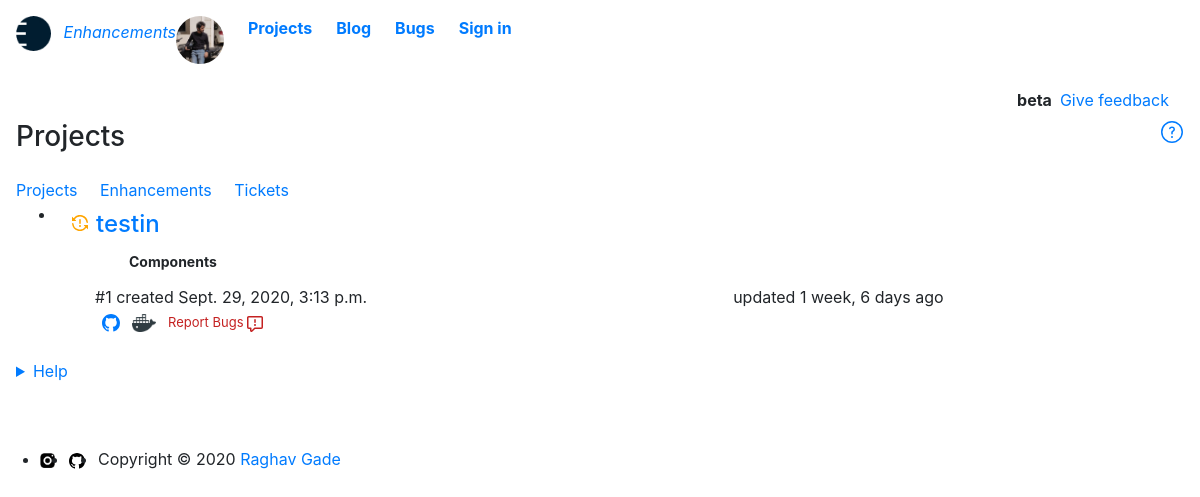
Page /projects on the earlier database version.
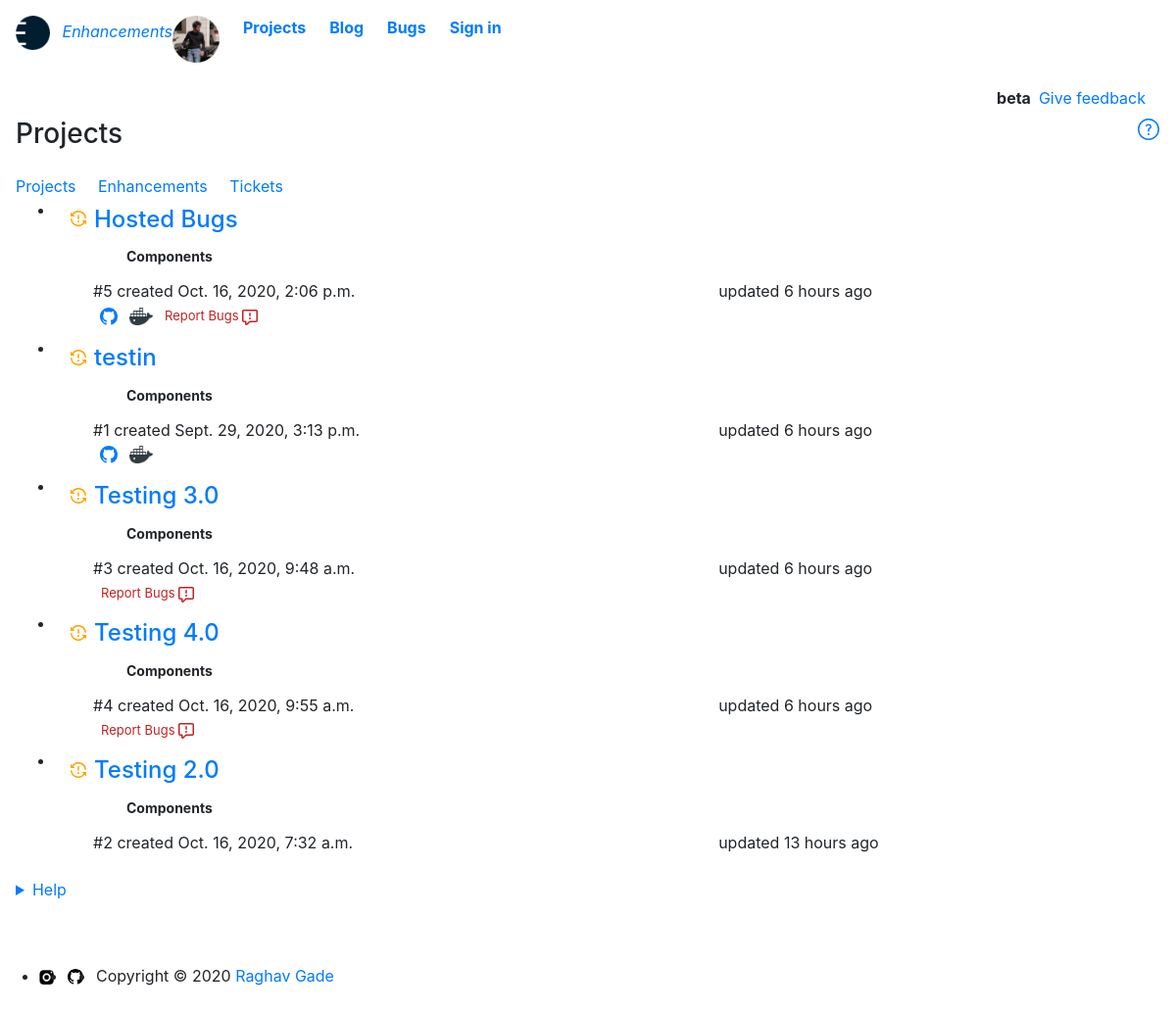
Same page on the later database version.
### base/models.py (models this page shows, shortened)
class Project(models.Model):
    STATUS = (
        ('Queued','Queued'),
        ('Working','Working'),
        ('Completed','Completed'),
    )
    project_id = HashidAutoField(min_length=8,primary_key=True,alphabet="0123456789abcdefghijklmnopqrstuvwxyz",salt="drop the gun and go to steam bathc")
    project_title = models.CharField(max_length=200,blank=False)
    project_bugs = models.BooleanField(default=False)
    framework_used = models.ManyToManyField(Framework,blank=True)
    language_used = models.ManyToManyField(Language,blank=True)
    containerization_used = models.ManyToManyField(Containerization,blank=True)
    database_used = models.ManyToManyField(Database,blank=True)
    project_description = MDTextField()
    github_link = models.CharField(max_length=200, default='',blank=True,null=True)
    dockerhub_link = models.CharField(max_length=200, blank=True)
    status = models.CharField(max_length=20,null=False,choices=STATUS,default="Working")
    date_created = models.DateTimeField(auto_now_add=True)
    updated_at = models.DateTimeField(auto_now=True)
    features = models.BooleanField(default=False)
    hosted = models.BooleanField(default=False)
    class Meta:
        ordering = ['-updated_at']

### base/views.py (the view)
# urls.py: path('projects', views.projects, name="home"),
def projects(request):
    projects = Project.objects.all()
    progress = Progress.objects.all()
    context = {
        'projects' : projects,
        'progress' : progress
    }
    return render(request,'base/projects.html',context)

### base/templates/base/projects.html (shortened to what this page needs)
{% extends 'base/main.html' %}
{% load static %}
{% load humanize %}
  {% block content%}
    <main class="container-lg px-3 pb-4">
      <div class="col-12 clearfix mt-2">
        <div class="d-flex float-right">
          <div class="Box border-green mr-1"><b class="p-1">beta</b></div>
          <a class="link-gray float-right" href="{% url 'feedback' %}">Give feedback</a>
        </div>
      </div>
      <div id="project-list">
        <div class="Box Box--spacious f4 mt-2">
          <div class="Box-header pb-0">
            <h3 class="Box-title flex-auto mb-4">
                Projects
                <a href="{% url 'welcome' %}" aria-label="help" title="help"> </a>
            </h3>
            <nav class="UnderlineNav">
              <div class="UnderlineNav-body">
                <a class="UnderlineNav-item" href="{% url 'home' %}"  aria-current=&quot;page&quot;>Projects</a>
                <a class="UnderlineNav-item" href="{% url 'features' %}"  aria-current=&quot;page&quot;>Enhancements</a>
                <a class="UnderlineNav-item" href="{% url 'tickets' %}"  aria-current=&quot;page&quot;>Tickets</a>
              </div>
            </nav>
          </div>
          <ul>
            {% for project in projects  %}
            <li class="Box-row Box-row--hover-gray p-0 mt-0">
                <div class="ml-2 p-2 col-12">
                  <span class="tooltipped tooltipped-e float-left" aria-label="Closed ticket">
                    <span class="v-align-middle">
                    </span>
                  </span>
                  <div class="col-12 clearfix">
                    <div class="col-6 pl-2 min-width-0 float-left">
                      {% if request.user.is_authenticated %}
                      <a class="link-gray-dark no-underline v-align-middle h4" href="{% url 'specificproject' project.project_id %}">{{project.project_title}}</a> &nbsp;
                      <a href="{% url 'projectedit' project.project_id%}"><svg xmlns="http://www.w3.org/2000/svg" viewBox="0 0 16 16" width="17" height="17"><path fill-rule="evenodd" d="M11.013 1.427a1.75 1.75 0 012.474 0l1.086 1.086a1.75 1.75 0 010 2.474l-8.61 8.61c-.21.21-.47.364-.756.445l-3.251.93a.75.75 0 01-.927-.928l.929-3.25a1.75 1.75 0 01.445-.758l8.61-8.61zm1.414 1.06a.25.25 0 00-.354 0L10.811 3.75l1.439 1.44 1.263-1.263a.25.25 0 000-.354l-1.086-1.086zM11.189 6.25L9.75 4.81l-6.286 6.287a.25.25 0 00-.064.108l-.558 1.953 1.953-.558a.249.249 0 00.108-.064l6.286-6.286z"></path></svg></a>
                      {% else %}
                      <a class="link-gray-dark no-underline v-align-middle h4" href="{% url 'specificproject' project.project_id %}">{{project.project_title}}</a>
                      {% endif %}
                      <details class="details-reset details-overlay details-overlay-dark ml-4 pt-2 pb-2">
                          <summary class="btn btn-sm" aria-haspopup="dialog"> <b>Components</b></summary>
                                </li>
                              </ul>
                            </div>
<link href="https://unpkg.com/@github/details-dialog-element/dist/index.css" rel="stylesheet" />
                    </div>
                  <div class="col-12 clearfix">
                    <div class="col-6 pl-2 text-small text-gray float-left">
                      #{{project.project_id}}
                      created {{project.date_created}}
                      <br>
                      {% if project.github_link %}
                      <span  style="color: black;">
                        <a style="text-decoration: none;" href="{{ project.github_link }}" target="_blank">
                        </a>
                      </span>
                      {% endif %}
                      {% if project.dockerhub_link %}
                      <span  style="color: black;">
                        <a style="text-decoration: none; color: #0366D6;" href="{{ project.dockerhub_link }}" target="_blank">
                          <img src="{% static 'images/docker.png' %}" style=" width: 24px;" >
                        </a>
                      </span>
                      {% endif %}
                      {% if project.hosted == True %}
                      <a class="ml-2" href="{%url 'newticket' %} " style="color: rgb(196,33,33); text-decoration: none; font-size: small;">Report Bugs </a>
                      {% endif%}
                    </div>
                    <div class="col-4 offset-1 text-small text-gray float-left">
                      updated <relative-time datetime="2020-08-25T06:31:06" class="no-wrap">{{project.updated_at|naturaltime}}</relative-time>
                    </div>
                  </div>
              {% endfor %}
      <details class="details-reset mt-3">
        <summary class="btn-link" style="outline: none;">Help <span class="dropdown-caret"></summary>
      </details>
      <br>
    </main>
{% endblock %}

### base/templates/base/main.html (shortened to what this page needs)
{% load static %}
{% load humanize %}
<!DOCTYPE html>
<html lang="en">
  <head>
    <link rel="stylesheet" href="https://stackpath.bootstrapcdn.com/bootstrap/4.3.1/css/bootstrap.min.css">
    <link href="https://unpkg.com/@primer/css/dist/primer.css" rel="stylesheet" />
    <link href="{% static '/css/main.css' %}" rel="stylesheet" type="text/css">
  </head>
  <body>
    <div id="page-header" class="bg-gray-light">
        <header class="container-xl px-3 px-md-6 py-3 position-relative d-flex flex-justify-between width-full">
          <div id="support-logo" class="d-flex flex-items-end">
            <span class="anim-fade-in">
              <a href="/" aria-hidden="true">
                <img id="logo" src="{% static 'images/offlog3.png' %}" alt="">
              </a>
              <a href="{% url 'welcome' %}" aria-label="Home" class="h4-mktg text-gray-dark ml-2 no-underline">
               <i>Enhancements</i>
              </a>
            </span>
          </div>
          <div id="header-buttons" class="d-flex flex-items-end">
                <a href="{% url 'aboutme' %}"><img class="avatar mr-4" alt="jonrohan" src="{% static 'images/dude.jpeg' %}"  style="border-radius: 30px;" width="48" height="48" title="Name"/></a>
                <b><a class="mr-4" href="{% url 'home'%}">Projects</a></b>
                <b><a class="mr-4" href="{% url 'blog'%}">Blog</a></b>
                <b><a class="mr-4" href="{% url 'bughome'%}">Bugs</a></b>
                <form id="github-signout" >
                   {% if request.user.is_authenticated %}
                  <b><a href="{% url 'signout'%}">Sign out</a></b>
                  {% else %}
                  <b><a href="{% url 'signin'%}">Sign in</a></b>
                  {% endif %}
                </form>
          </div>
        </header>
      </div>
      {% block content %}
      {% endblock %}
      <div id="page-footer" class="d-flex flex-items-center">
        <div class="container-xl f6 mt-3">
          <ul class="list-style-none d-flex text-gray">
            <li><a href="https://www.instagram.com/raghavgade" target="blank"><img style="width: 15px;" src="{% static 'images/ig.png' %}" alt=""></a></li>
            <li><a style="text-decoration: none; color: black;" target="blank" href="https://github.com/gade-raghav"></a></li>
            <li>Copyright &#169; 2020 <a class="link-gray" href="https://gade-raghav.github.io" target="blank">Raghav Gade</a></li>
          </ul>
        </div>
      </div>
      <br>
  </body>
</html>

### static/css/main.css (style rules this page uses)
#logo { height: 35px; width: 35px; }
#working { color: orange; }
svg { fill: currentColor; }

Differences in the rows shown:
added Project: status "Working" (drawn), project_title "Hosted Bugs", project_id "5", date_created "Oct. 16, 2020, 2:06 p.m.", hosted "Report Bugs", updated_at "6 hours ago"
changed Project "testin": updated_at "1 week, 6 days ago" → "6 hours ago"; no longer shows "Report Bugs"
added Project: status "Working" (drawn), project_title "Testing 3.0", project_id "3", date_created "Oct. 16, 2020, 9:48 a.m.", hosted "Report Bugs", updated_at "6 hours ago"
added Project: status "Working" (drawn), project_title "Testing 4.0", project_id "4", date_created "Oct. 16, 2020, 9:55 a.m.", hosted "Report Bugs", updated_at "6 hours ago"
added Project: status "Working" (drawn), project_title "Testing 2.0", project_id "2", date_created "Oct. 16, 2020, 7:32 a.m.", updated_at "13 hours ago"
